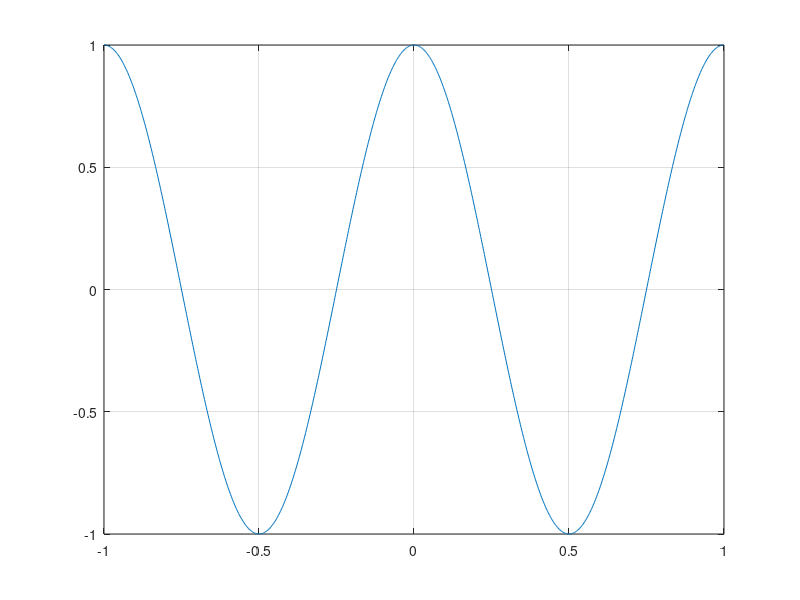

This figure's MATLAB source:
prompt = {'Amplitude:','Frequency:'};
dlg_title = 'Cosinus';
num_lines = 1;
def = {'1','1'};
params = inputdlg(prompt,dlg_title,num_lines,def);
a=str2double(params(1));
f=str2double(params(2));

t=linspace(-1,1,1000);
y=a*cos(2*pi*f*t);
plot(t,y);
grid on;

